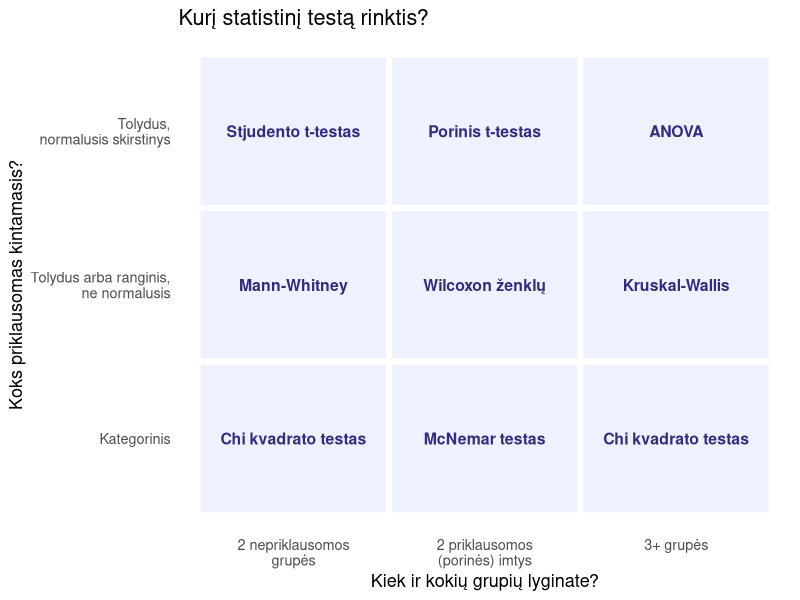

The R script that drew this image:
## ---- chunk 1
#| label: testu-zemelapis
#| fig-width: 9
#| fig-height: 5
library(ggplot2)

zemelapis <- data.frame(
  grupes = factor(
    rep(c("2 nepriklausomos\ngrupės", "2 priklausomos\n(porinės) imtys", "3+ grupės"), times = 3),
    levels = c("2 nepriklausomos\ngrupės", "2 priklausomos\n(porinės) imtys", "3+ grupės")
  ),
  duomenys = factor(
    rep(c("Tolydus,\nnormalusis skirstinys", "Tolydus arba ranginis,\nne normalusis", "Kategorinis"), each = 3),
    levels = c("Kategorinis", "Tolydus arba ranginis,\nne normalusis", "Tolydus,\nnormalusis skirstinys")
  ),
  testas = c(
    "Stjudento t-testas", "Porinis t-testas", "ANOVA",
    "Mann-Whitney", "Wilcoxon ženklų", "Kruskal-Wallis",
    "Chi kvadrato testas", "McNemar testas", "Chi kvadrato testas"
  )
)

ggplot(zemelapis, aes(x = grupes, y = duomenys)) +
  geom_tile(fill = "#EEF2FF", color = "white", linewidth = 2) +
  geom_text(aes(label = testas), color = "#312E81", fontface = "bold", size = 4) +
  labs(
    title = "Kurį statistinį testą rinktis?",
    x = "Kiek ir kokių grupių lyginate?",
    y = "Koks priklausomas kintamasis?"
  ) +
  theme_minimal(base_size = 13) +
  theme(panel.grid = element_blank())
